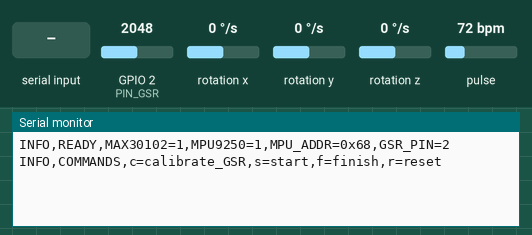
Simulated run of this sketch. Board: ESP32. Shown: the last lines printed to the serial monitor. Wiring (inferred from the names in the program): MPU-9250 motion sensor at I2C address 0x68; MPU-9250 motion sensor at I2C address 0x69. Inputs (shaded band) come from the test bench; at power-on: GPIO 2 (PIN_GSR) = 2048, rotation x 0 °/s, rotation y 0 °/s, rotation z 0 °/s, pulse 72 bpm (analog values on the 0–4095 scale).

Above: at 1.3 s.
1.4 s: "c" received over Serial
At 2.7 s:
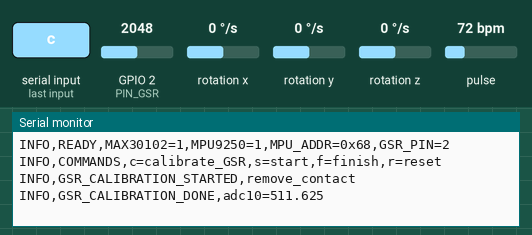
3.0 s: "s" received over Serial
At 3.07 s:
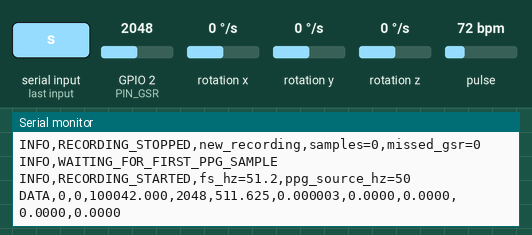
4.5 s: GPIO 2 (PIN_GSR) set to 2117
At 5.4 s:
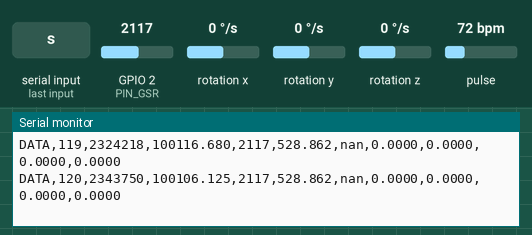
6.0 s: "f" received over Serial
At 7.2 s:
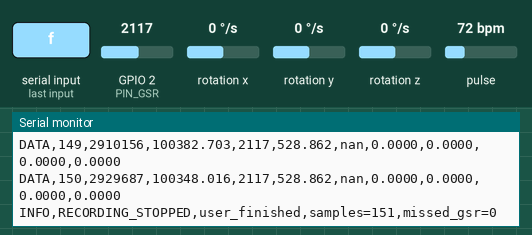
7.5 s: "r" received over Serial
At 8.6 s:
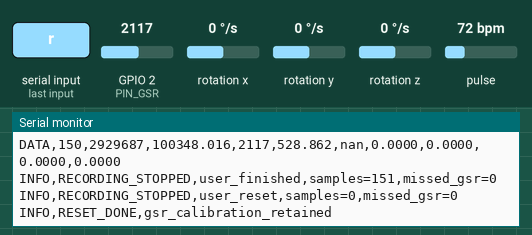
Timing chart, 0 to 10.0 s (numbered marks = the images above; inputs shaded):
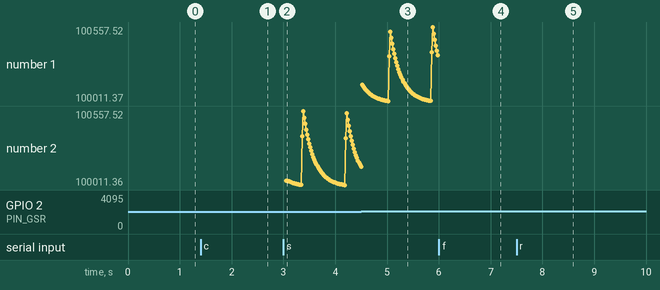

The sketch:

SEHAT_raw_acquisition_only.ino
```cpp
/*
 * SEHAT - RAW DATA ACQUISITION ONLY
 * ESP32 + MAX30102 + Grove GSR + MPU9250
 *
 * Wiring (same as the uploaded firmware):
 *   MAX30102 SDA -> GPIO 21, SCL -> GPIO 22, VCC/GND as required by module
 *   MPU9250 SDA  -> GPIO 21, SCL -> GPIO 22 (shared I2C bus)
 *   Grove GSR SIG -> GPIO 34, VCC/GND as required by module
 *
 * Serial protocol at 115200 baud:
 *   c = calibrate GSR with electrodes/fingers removed from the GSR contacts
 *   s = start raw recording
 *   f = finish recording
 *   r = reset/stop recording (calibration is retained)
 *
 * Output data line:
 * DATA,sample_index,elapsed_us,ppg_ir_raw,gsr_adc12,gsr_adc10,
 *      gsr_conductance_us,gyro_x_dps,gyro_y_dps,gyro_z_dps,gyro_magnitude_dps
 *
 * PPG FIFO samples arrive at 50 Hz. They are linearly interpolated onto the
 * 51.2 Hz GSR time base to preserve aligned PPG/GSR/gyro samples.
 */

#include <Arduino.h>
#include <Wire.h>
#include <MAX30105.h>
#include <math.h>

// ----------------------- PIN & SENSOR CONFIGURATION -----------------------
constexpr uint8_t PIN_SDA = 6;
constexpr uint8_t PIN_SCL = 7;
constexpr uint8_t PIN_GSR = 2;

constexpr uint8_t MAX30102_SAMPLE_RATE_HZ = 50;
constexpr uint8_t MAX30102_LED_BRIGHTNESS = 0x1F;
constexpr uint8_t MAX30102_SAMPLE_AVERAGE = 1;
constexpr uint8_t MAX30102_LED_MODE = 2;       // Red + IR
constexpr uint16_t MAX30102_PULSE_WIDTH = 411;
constexpr uint16_t MAX30102_ADC_RANGE = 4096;

constexpr uint32_t SERIAL_BAUD = 115200;
constexpr uint32_t GSR_PERIOD_US = 19531;      // 51.2 Hz average; +1 us every fourth interval
constexpr size_t QUEUE_SIZE = 64;

// MPU9250 I2C addresses are tried in this order (AD0 low/high).
constexpr uint8_t MPU_ADDR_CANDIDATES[] = {0x68, 0x69};
constexpr uint8_t MPU_WHO_AM_I_REG = 0x75;
constexpr uint8_t MPU_PWR_MGMT_1 = 0x6B;
constexpr uint8_t MPU_CONFIG = 0x1A;
constexpr uint8_t MPU_GYRO_CONFIG = 0x1B;
constexpr uint8_t MPU_SMPLRT_DIV = 0x19;
constexpr uint8_t MPU_GYRO_XOUT_H = 0x43;
constexpr float MPU_GYRO_LSB_PER_DPS = 131.0f; // +/-250 degrees/second

static MAX30105 ppgSensor;
static uint8_t mpuAddress = 0;
static bool mpuAvailable = false;

// ------------------------------ DATA TYPES --------------------------------
struct GyroAxes {
  float x;
  float y;
  float z;
};

struct PpgPoint {
  float ir;
  GyroAxes gyro;
};

struct GsrPoint {
  float adc12;
  float adc10;
  float conductanceUs;
};

static GsrPoint gsrQueue[QUEUE_SIZE];
static PpgPoint ppgQueue[QUEUE_SIZE];

static uint64_t gsrProduced = 0;
static uint64_t ppgProduced = 0;
static uint64_t pairedCount = 0;
static uint64_t rawPpgIndex = 0;

static uint32_t nextGsrUs = 0;
static uint32_t lastPpgMillis = 0;
static float previousIr = NAN;
static GyroAxes previousGyro = {NAN, NAN, NAN};
static float gsrCalibrationAdc10 = NAN;

static bool recordingRequested = false;
static bool recording = false;
static bool gsrCalibrated = false;
static uint32_t missedGsrSamples = 0;

// ------------------------------ MPU9250 -----------------------------------
bool mpuWriteRegister(uint8_t reg, uint8_t value) {
  Wire.beginTransmission(mpuAddress);
  Wire.write(reg);
  Wire.write(value);
  return Wire.endTransmission() == 0;
}

bool mpuReadRegisters(uint8_t reg, uint8_t *buffer, size_t length) {
  Wire.beginTransmission(mpuAddress);
  Wire.write(reg);
  if (Wire.endTransmission(false) != 0) return false;

  const size_t received = Wire.requestFrom((int)mpuAddress, (int)length);
  if (received != length) {
    while (Wire.available()) Wire.read();
    return false;
  }
  for (size_t i = 0; i < length; ++i) buffer[i] = Wire.read();
  return true;
}

bool initializeMpu9250() {
  for (uint8_t candidate : MPU_ADDR_CANDIDATES) {
    mpuAddress = candidate;
    uint8_t who = 0;
    if (mpuReadRegisters(MPU_WHO_AM_I_REG, &who, 1) &&
        (who == 0x71 || who == 0x73)) {
      mpuAvailable = true;
      break;
    }
  }

  if (!mpuAvailable) return false;

  // Wake device, enable a modest digital low-pass filter, and select +/-250 dps.
  if (!mpuWriteRegister(MPU_PWR_MGMT_1, 0x00)) return false;
  delay(100);
  if (!mpuWriteRegister(MPU_CONFIG, 0x03)) return false;
  if (!mpuWriteRegister(MPU_GYRO_CONFIG, 0x00)) return false;
  if (!mpuWriteRegister(MPU_SMPLRT_DIV, 0x04)) return false;
  delay(20);
  return true;
}

GyroAxes readGyroDps() {
  GyroAxes axes = {NAN, NAN, NAN};
  if (!mpuAvailable) return axes;

  uint8_t bytes[6];
  if (!mpuReadRegisters(MPU_GYRO_XOUT_H, bytes, sizeof(bytes))) return axes;

  const int16_t gx = (int16_t)((bytes[0] << 8) | bytes[1]);
  const int16_t gy = (int16_t)((bytes[2] << 8) | bytes[3]);
  const int16_t gz = (int16_t)((bytes[4] << 8) | bytes[5]);
  axes.x = (float)gx / MPU_GYRO_LSB_PER_DPS;
  axes.y = (float)gy / MPU_GYRO_LSB_PER_DPS;
  axes.z = (float)gz / MPU_GYRO_LSB_PER_DPS;
  return axes;
}

float gyroMagnitude(const GyroAxes &g) {
  if (!isfinite(g.x) || !isfinite(g.y) || !isfinite(g.z)) return NAN;
  return sqrtf(g.x * g.x + g.y * g.y + g.z * g.z);
}

// ------------------------------- GSR --------------------------------------
uint16_t readGsrAdc12() {
  return (uint16_t)analogRead(PIN_GSR);
}

float adc12ToAdc10(uint16_t adc12) {
  return (float)adc12 * (1023.0f / 4095.0f);
}

GsrPoint readGsrPoint() {
  GsrPoint point;
  point.adc12 = (float)readGsrAdc12();
  point.adc10 = point.adc12 * (1023.0f / 4095.0f);

  const float delta = gsrCalibrationAdc10 - point.adc10;
  if (!isfinite(gsrCalibrationAdc10) || !isfinite(point.adc10) || delta <= 0.0f) {
    point.conductanceUs = NAN;
    return point;
  }

  // Same Grove GSR conversion used in the uploaded firmware.
  const float resistanceOhm = ((1024.0f + 2.0f * point.adc10) * 10000.0f) / delta;
  point.conductanceUs = (isfinite(resistanceOhm) && resistanceOhm > 0.0f)
      ? 1000000.0f / resistanceOhm : NAN;
  return point;
}

void calibrateGsrWithoutContact() {
  recording = false;
  recordingRequested = false;
  Serial.println("INFO,GSR_CALIBRATION_STARTED,remove_contact");

  float sum = 0.0f;
  constexpr uint8_t CALIBRATION_SAMPLES = 32;
  for (uint8_t i = 0; i < CALIBRATION_SAMPLES; ++i) {
    sum += adc12ToAdc10(readGsrAdc12());
    delay(5);
  }
  gsrCalibrationAdc10 = sum / CALIBRATION_SAMPLES;
  gsrCalibrated = isfinite(gsrCalibrationAdc10);

  Serial.printf("INFO,GSR_CALIBRATION_DONE,adc10=%.3f\n", gsrCalibrationAdc10);
}

// -------------------------- SYNCHRONIZED QUEUES ---------------------------
void clearPpgFifo() {
  while (ppgSensor.available()) ppgSensor.nextSample();
  ppgSensor.clearFIFO();
}

void stopRecording(const char *reason) {
  const uint64_t savedSamples = recording ? pairedCount : 0;
  recording = false;
  recordingRequested = false;
  Serial.printf("INFO,RECORDING_STOPPED,%s,samples=%llu,missed_gsr=%lu\n",
                reason,
                (unsigned long long)savedSamples,
                (unsigned long)missedGsrSamples);
}

bool queueGsr(const GsrPoint &point) {
  if (gsrProduced - pairedCount >= QUEUE_SIZE) return false;
  gsrQueue[gsrProduced % QUEUE_SIZE] = point;
  ++gsrProduced;
  return true;
}

bool queuePpg(const PpgPoint &point) {
  if (ppgProduced - pairedCount >= QUEUE_SIZE) return false;
  ppgQueue[ppgProduced % QUEUE_SIZE] = point;
  ++ppgProduced;
  return true;
}

void drainPairedSamples() {
  while (recording && pairedCount < gsrProduced && pairedCount < ppgProduced) {
    const size_t slot = (size_t)(pairedCount % QUEUE_SIZE);
    const GsrPoint &g = gsrQueue[slot];
    const PpgPoint &p = ppgQueue[slot];
    const uint64_t elapsedUs = (pairedCount * 1953125ULL) / 100ULL;

    Serial.printf("DATA,%llu,%llu,%.3f,%.0f,%.3f,%.6f,%.4f,%.4f,%.4f,%.4f\n",
                  (unsigned long long)pairedCount,
                  (unsigned long long)elapsedUs,
                  p.ir,
                  g.adc12,
                  g.adc10,
                  g.conductanceUs,
                  p.gyro.x,
                  p.gyro.y,
                  p.gyro.z,
                  gyroMagnitude(p.gyro));
    ++pairedCount;
  }
}

void startRecordingWithFirstPpg(float ir, const GyroAxes &gyro) {
  gsrProduced = 0;
  ppgProduced = 0;
  pairedCount = 0;
  rawPpgIndex = 0;
  missedGsrSamples = 0;
  previousIr = ir;
  previousGyro = gyro;
  lastPpgMillis = millis();
  nextGsrUs = micros() + GSR_PERIOD_US;
  recording = true;

  const GsrPoint firstGsr = readGsrPoint();
  const PpgPoint firstPpg = {ir, gyro};
  if (!queueGsr(firstGsr) || !queuePpg(firstPpg)) {
    stopRecording("initial_queue_error");
    return;
  }
  Serial.println("INFO,RECORDING_STARTED,fs_hz=51.2,ppg_source_hz=50");
  drainPairedSamples();
}

void sampleGsrAtScheduledTime() {
  while (recording) {
    const int32_t lateness = (int32_t)(micros() - nextGsrUs);
    if (lateness < 0) return;

    GsrPoint point;
    if (lateness < (int32_t)GSR_PERIOD_US) {
      point = readGsrPoint();
    } else {
      point.adc12 = NAN;
      point.adc10 = NAN;
      point.conductanceUs = NAN;
      ++missedGsrSamples;
    }

    if (!queueGsr(point)) {
      stopRecording("gsr_queue_overflow");
      return;
    }

    // GSR time base: 19531.25 us on average.
    nextGsrUs += GSR_PERIOD_US + ((gsrProduced % 4ULL) == 0ULL ? 1UL : 0UL);
    drainPairedSamples();
  }
}

void handlePpgSample(uint32_t rawIr) {
  const float ir = (rawIr == 0 || rawIr >= 0x3FFFFUL) ? NAN : (float)rawIr;
  const GyroAxes gyro = readGyroDps();

  if (!recording) {
    if (recordingRequested) startRecordingWithFirstPpg(ir, gyro);
    return;
  }

  ++rawPpgIndex;
  lastPpgMillis = millis();

  // Convert 50-Hz PPG/gyro samples to the shared 51.2-Hz sample index.
  // Ratio 50/51.2 is exactly 125/128.
  while (recording && ppgProduced * 125ULL <= rawPpgIndex * 128ULL) {
    const double fraction = (double)(ppgProduced * 125ULL - (rawPpgIndex - 1ULL) * 128ULL) / 128.0;
    PpgPoint point;
    point.ir = (isfinite(ir) && isfinite(previousIr))
        ? previousIr + (float)(fraction * (ir - previousIr)) : NAN;

    point.gyro.x = (isfinite(gyro.x) && isfinite(previousGyro.x))
        ? previousGyro.x + (float)(fraction * (gyro.x - previousGyro.x)) : NAN;
    point.gyro.y = (isfinite(gyro.y) && isfinite(previousGyro.y))
        ? previousGyro.y + (float)(fraction * (gyro.y - previousGyro.y)) : NAN;
    point.gyro.z = (isfinite(gyro.z) && isfinite(previousGyro.z))
        ? previousGyro.z + (float)(fraction * (gyro.z - previousGyro.z)) : NAN;

    if (!queuePpg(point)) {
      stopRecording("ppg_queue_overflow");
      return;
    }
    drainPairedSamples();
  }

  previousIr = ir;
  previousGyro = gyro;
}

// -------------------------------- SETUP ------------------------------------
void configureMax30102() {
  ppgSensor.setup(MAX30102_LED_BRIGHTNESS,
                  MAX30102_SAMPLE_AVERAGE,
                  MAX30102_LED_MODE,
                  MAX30102_SAMPLE_RATE_HZ,
                  MAX30102_PULSE_WIDTH,
                  MAX30102_ADC_RANGE);
  delay(50);
}

void setup() {
  Serial.begin(SERIAL_BAUD);
  analogReadResolution(12);
  analogSetPinAttenuation(PIN_GSR, ADC_11db);

  Wire.begin(PIN_SDA, PIN_SCL);
  Wire.setClock(100000);

  if (!ppgSensor.begin(Wire, I2C_SPEED_STANDARD)) {
    Serial.println("ERROR,MAX30102_NOT_DETECTED,check_power_sda_scl");
    while (true) delay(1000);
  }
  configureMax30102();

  mpuAvailable = initializeMpu9250();
  Serial.printf("INFO,READY,MAX30102=1,MPU9250=%d,MPU_ADDR=0x%02X,GSR_PIN=%u\n",
                mpuAvailable ? 1 : 0,
                mpuAvailable ? mpuAddress : 0,
                PIN_GSR);
  Serial.println("INFO,COMMANDS,c=calibrate_GSR,s=start,f=finish,r=reset");
}

// --------------------------------- LOOP ------------------------------------
void loop() {
  while (Serial.available() > 0) {
    const char command = (char)Serial.read();
    if (command == 'c' || command == 'C') {
      calibrateGsrWithoutContact();
    } else if (command == 's' || command == 'S') {
      if (!gsrCalibrated) {
        Serial.println("ERROR,GSR_NOT_CALIBRATED,send_c_first");
      } else {
        stopRecording("new_recording");
        clearPpgFifo();
        configureMax30102();
        recordingRequested = true;
        Serial.println("INFO,WAITING_FOR_FIRST_PPG_SAMPLE");
      }
    } else if (command == 'f' || command == 'F') {
      stopRecording("user_finished");
    } else if (command == 'r' || command == 'R') {
      stopRecording("user_reset");
      recordingRequested = false;
      clearPpgFifo();
      Serial.println("INFO,RESET_DONE,gsr_calibration_retained");
    }
  }

  const uint16_t newSamples = ppgSensor.check();

  if (recording && millis() - lastPpgMillis > 250) {
    stopRecording("ppg_timeout");
  } else if (recording && newSamples >= 32) {
    clearPpgFifo();
    stopRecording("max30102_fifo_backlog");
  }

  while (ppgSensor.available()) {
    const uint32_t ir = ppgSensor.getFIFOIR();
    ppgSensor.nextSample();
    if (recordingRequested || recording) handlePpgSample(ir);
    if (recording) sampleGsrAtScheduledTime();
  }

  if (recording) sampleGsrAtScheduledTime();
}
```

Measured:
- the behaviour switches between 2048 and 2049 on GPIO 2 (PIN_GSR) (found by bisection; images 2 and 3)
- after the input at 1.4 s, the serial monitor: prints a new line at once (image 1)
- after the input at 3.0 s, the serial monitor: prints a new line at once (image 2)
- after the input at 7.5 s, the serial monitor: prints a new line at once (image 5)
